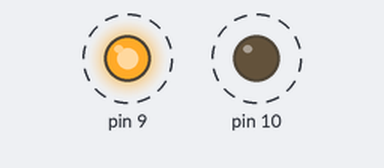
A sketch run on a simulated Arduino Uno, built with avr-gcc and run on an emulated ATmega328P. Parts: output pins drawn as LEDs (lit = HIGH). Dashed ring = blinking.

Above: at 0.5 s.
Timing chart, 0 to 4.6 s (numbered marks = the images above):
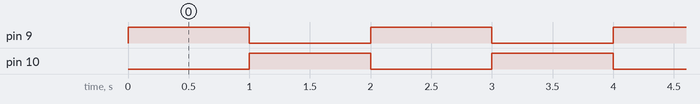

The sketch:

motor1.ino
```cpp
void setup() {
  // put your setup code here, to run once:
   pinMode( 9, OUTPUT );
   pinMode( 10, OUTPUT );
}

void stanga(){
    digitalWrite( 9, HIGH);
  digitalWrite(10, LOW);
}


void dreapta(){
    digitalWrite( 9, LOW);
  digitalWrite(10, HIGH);
}
void loop() {
  // put your main code here, to run repeatedly:
  stanga();delay(1000);
  dreapta();delay(1000);
}
```

Measured:
- by itself, pin 9, pin 10: alternates HIGH for 1.0 s and LOW for 1.0 s
